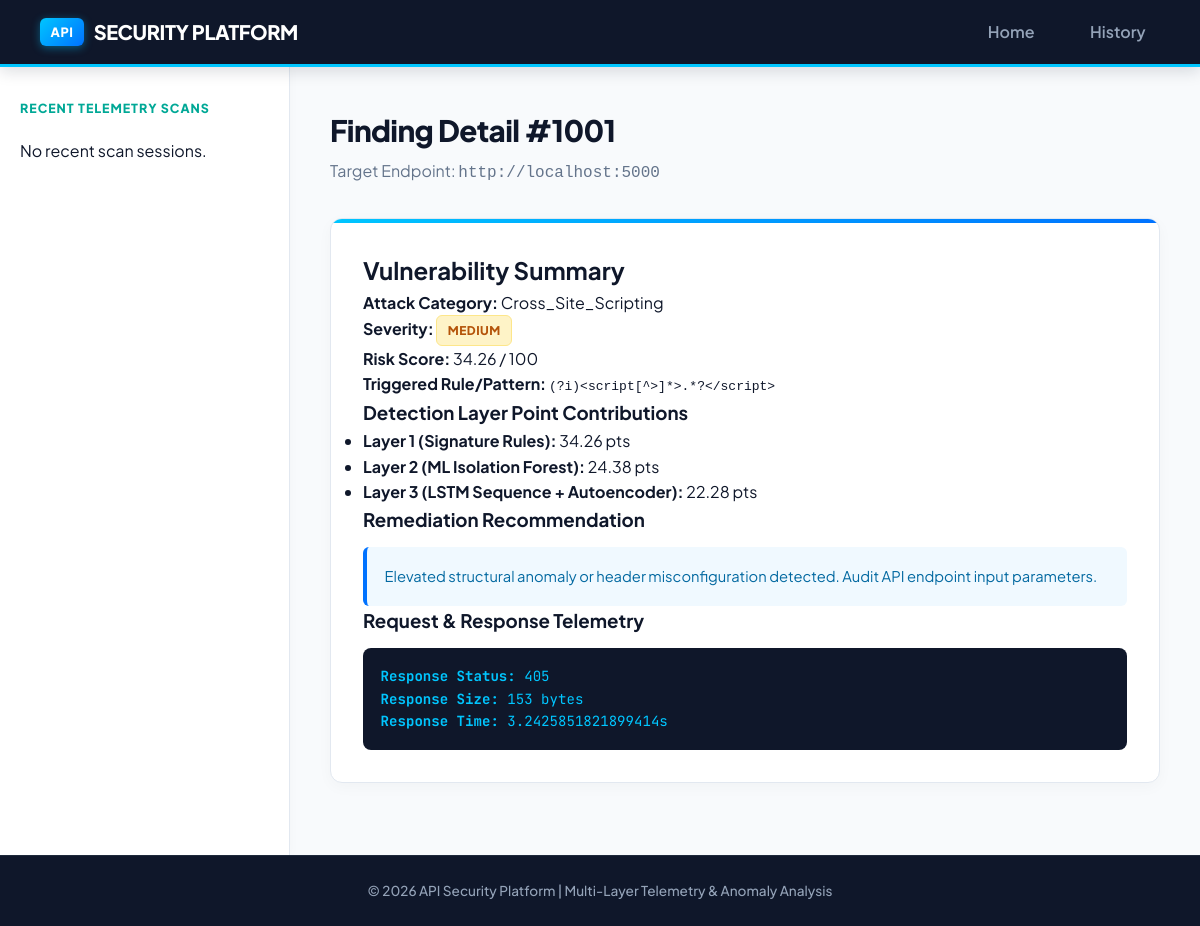
Page /finding/1001 on the committed database.
### database/models.py (models this page shows)
class Finding(Base):
    __tablename__ = "findings"
    id = Column(Integer, primary_key=True, index=True)
    session_id = Column(Integer, ForeignKey("scan_sessions.id", ondelete="CASCADE"), nullable=False)
    endpoint_id = Column(Integer, ForeignKey("endpoints.id", ondelete="CASCADE"), nullable=True)
    attack_type = Column(String(100), nullable=False, default="None")
    finding_status = Column(String(30), nullable=False, default="Informational")
    severity = Column(String(20), nullable=False, default="Low")
    risk_score = Column(Float, default=0.0)
    signature_triggered = Column(String(255), default="")
    ml_score = Column(Float, default=0.0)
    lstm_score = Column(Float, default=0.0)
    autoencoder_score = Column(Float, default=0.0)
    recommendation = Column(Text, nullable=True)
    timestamp = Column(DateTime, default=datetime.utcnow)
    request_payload = Column(Text, nullable=True, default="")
    response_status = Column(Integer, default=200)
    response_size = Column(Integer, default=0)
    response_time = Column(Float, default=0.0)
    session = relationship("ScanSession", back_populates="findings")
    endpoint = relationship("Endpoint", back_populates="findings")

class Endpoint(Base):
    __tablename__ = "endpoints"
    id = Column(Integer, primary_key=True, index=True)
    session_id = Column(Integer, ForeignKey("scan_sessions.id", ondelete="CASCADE"), nullable=False)
    url = Column(String(500), nullable=False)
    method = Column(String(10), nullable=False, default="GET")
    discovered_at = Column(DateTime, default=datetime.utcnow)
    session = relationship("ScanSession", back_populates="endpoints")
    findings = relationship("Finding", back_populates="endpoint", cascade="all, delete-orphan")

### dashboard/routes.py (the view)
@dashboard_bp.route("/finding/<int:finding_id>")
def finding_detail(finding_id):
    finding = get_finding_by_id(finding_id)
    return render_template("report.html", finding=finding)

### database/db.py (called while the page is built)
def get_finding_by_id(finding_id: int) -> Optional[Finding]:
    db = SessionLocal()
    try:
        return db.query(Finding).options(joinedload(Finding.endpoint)).options(joinedload(Finding.session)).filter(Finding.id == finding_id).first()
    finally:
        db.close()

### dashboard/templates/report.html (shortened to what this page needs)
{% extends "base.html" %}
{% block content %}
<div class="page-header">
    <h1>Finding Detail #{{ finding.id if finding else 'N/A' }}</h1>
    <p>Target Endpoint: <code>{{ finding.endpoint.url if finding and finding.endpoint else 'N/A' }}</code></p>
</div>
{% if finding %}
<div class="card detail-card">
    <h2>Vulnerability Summary</h2>
    <div class="detail-grid">
        <div><strong>Attack Category:</strong> {{ finding.attack_type }}</div>
        <div><strong>Severity:</strong> <span class="badge {{ finding.severity|lower }}">{{ finding.severity }}</span></div>
        <div><strong>Risk Score:</strong> {{ finding.risk_score }} / 100</div>
        <div><strong>Triggered Rule/Pattern:</strong> <code>{{ finding.signature_triggered or 'N/A' }}</code></div>
    </div>
    <h3>Detection Layer Point Contributions</h3>
    <ul>
        <li><strong>Layer 1 (Signature Rules):</strong> {{ finding.risk_score }} pts</li>
        <li><strong>Layer 2 (ML Isolation Forest):</strong> {{ finding.ml_score }} pts</li>
        <li><strong>Layer 3 (LSTM Sequence + Autoencoder):</strong> {{ finding.lstm_score + finding.autoencoder_score }} pts</li>
    </ul>
    <h3>Remediation Recommendation</h3>
    <p class="recommendation-box">{{ finding.recommendation }}</p>
    <h3>Request & Response Telemetry</h3>
    <div class="code-block">
        <p><strong>Response Status:</strong> {{ finding.response_status }}</p>
        <p><strong>Response Size:</strong> {{ finding.response_size }} bytes</p>
        <p><strong>Response Time:</strong> {{ finding.response_time }}s</p>
    </div>
</div>
{% else %}
<p>Finding detail record not found.</p>
{% endif %}
{% endblock %}

### dashboard/static/css/style.css (style rules this page uses)
* { box-sizing: border-box; margin: 0; padding: 0; }
:root { --zap-navy: #0f172a; --zap-slate: #1e293b; --zap-cyan: #00c6ff; --zap-teal: #00a896; --zap-blue-gradient: linear-gradient(135deg, #00c6ff 0%, #0072ff 100%); --zap-dark-gradient: linear-gradient(135deg, #0f172a 0%, #1e293b 100%); --bg-main: #f8fafc; --bg-card: #ffffff; --text-primary: #0f172a; --text-secondary: #475569; --text-muted: #64748b; --border-color: #e2e8f0; }
body { font-family: 'Plus Jakarta Sans', -apple-system, BlinkMacSystemFont, "Segoe UI", Roboto, sans-serif; background-color: var(--bg-main); color: var(--text-primary); line-height: 1.6; min-height: 100vh; }
.page-header { margin-bottom: 2rem; }
.page-header h1 { font-size: 1.85rem; font-weight: 800; color: var(--zap-navy); letter-spacing: -0.02em; }
.page-header p { color: var(--text-muted); font-size: 1rem; margin-top: 0.2rem; }
.card { background-color: #ffffff; border-radius: 12px; padding: 2rem; margin-bottom: 2rem; border: 1px solid #e2e8f0; box-shadow: 0 4px 15px rgba(0, 0, 0, 0.03); position: relative; overflow: hidden; }
.card::before { content: ''; position: absolute; top: 0; left: 0; right: 0; height: 4px; background: var(--zap-blue-gradient); }
.badge { padding: 0.3rem 0.65rem; border-radius: 6px; font-size: 0.75rem; font-weight: 800; text-transform: uppercase; letter-spacing: 0.04em; display: inline-block; }
.badge.medium { background-color: #fef3c7; color: #b45309; border: 1px solid #fde68a; }
.recommendation-box { background-color: #f0f9ff; padding: 1.1rem; border-left: 4px solid #0072ff; border-radius: 6px; margin-top: 0.75rem; color: #0369a1; font-size: 0.92rem; }
.code-block { background-color: var(--zap-navy); color: #00c6ff; padding: 1.1rem; border-radius: 8px; font-family: 'JetBrains Mono', monospace; margin-top: 0.75rem; font-size: 0.88rem; }

### rows in the picture
Finding: id "1001", attack_type "Cross_Site_Scripting", severity "MEDIUM", risk_score "34.26", signature_triggered "(?i)<script[^>]*>.*?</script>", ml_score "24.38", finding.lstm_score+finding.autoencoder_score "22.28", recommendation "Elevated structural anomaly or header misconfiguration detected. Audit API endpoint input parameters.", response_status "405", response_size "153", response_time "3.2425851821899414"
Endpoint: endpoint "http://localhost:5000"
